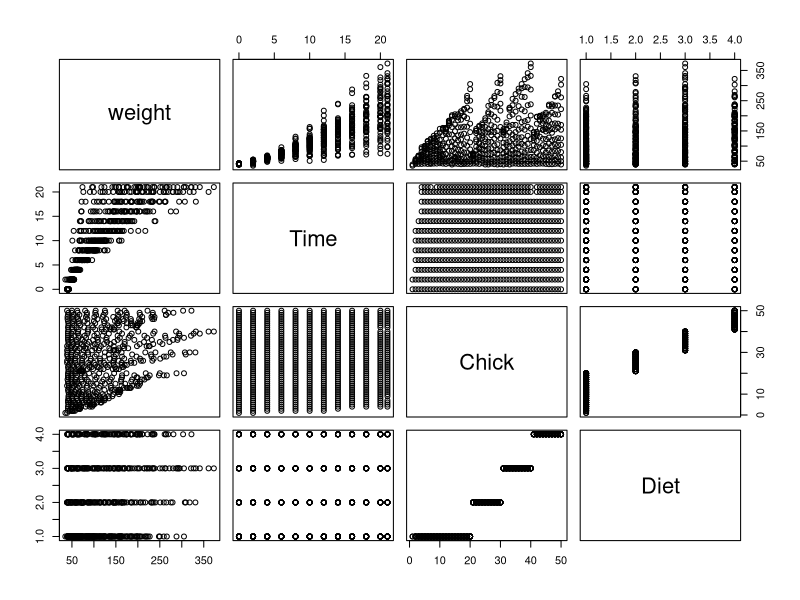
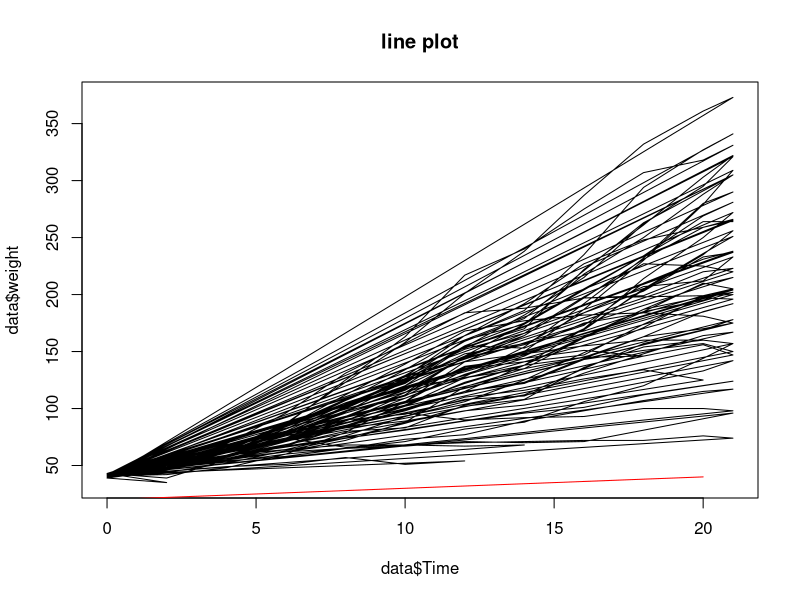

Here is the R script that generated these plots, in order:
library(datasets)
data = ChickWeight
# pair plot
plot(data)

plot(data$Time,
     data$weight,
     type = 'l',
     main = 'line plot')
lines(c(1:20),
      c(21:40),
      col = 'red')



##################################################33
lots.of.letters = list(L1=LETTERS[1:10],L2=letters[1:10])
# double bracket is required to give acces to the element of the object
lots.of.letters[[1]][3]
############################################################33

m1 = matrix(1:50,nrow = 5,ncol = 10,byrow = T)
